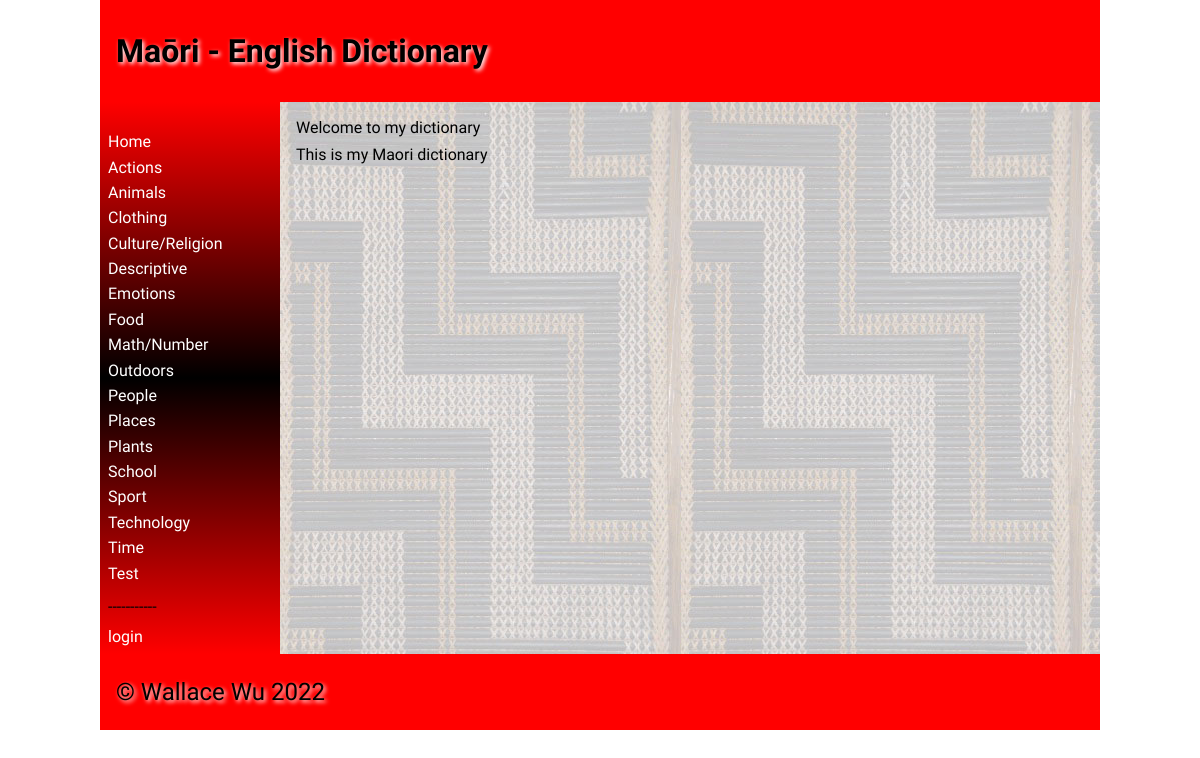
Before: / with the older database file.
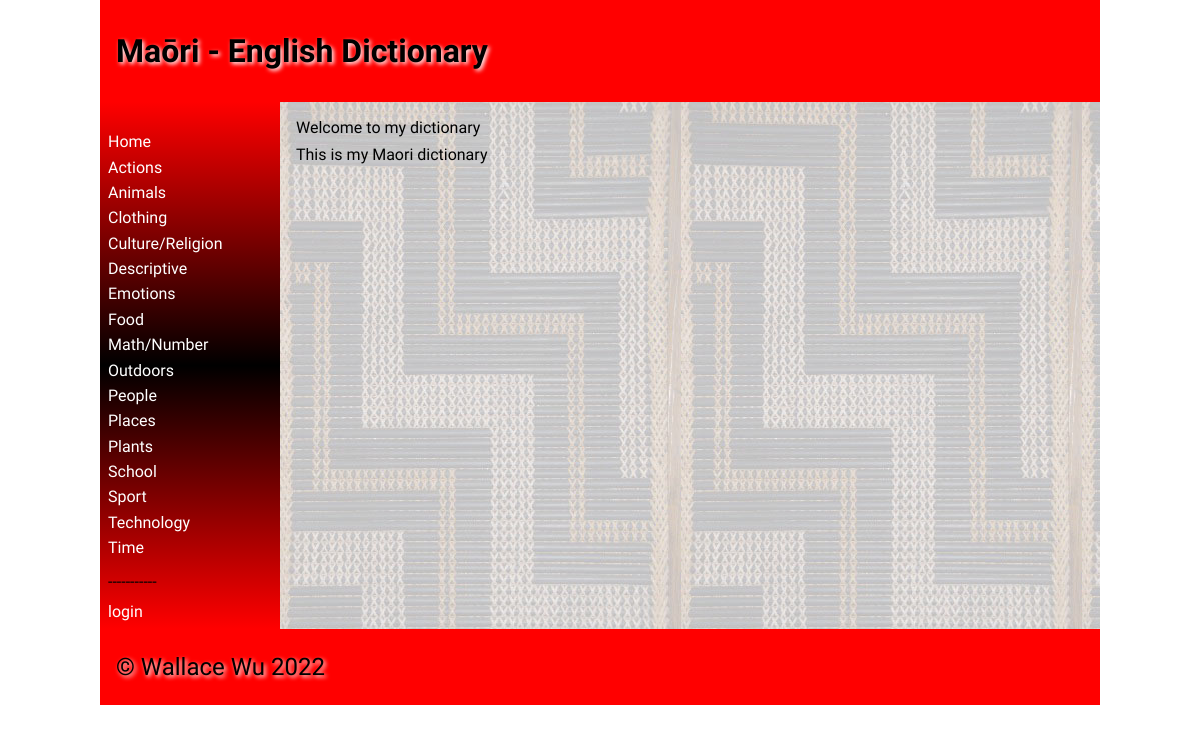
After: the same page with the newer database file.
### tables this page shows
CREATE TABLE "Categories"
(
	id integer
		constraint Categories_pk
			primary key autoincrement,
	Category_Name varchar(30)
);

### app.py (the view)
@app.route('/')
def home_page():
    query = "SELECT id, Maori, English, Description, Level, image FROM Dictionary"
    con = create_connection(DATABASE)
    cur = con.cursor()
    cur.execute(query)
    word_data = cur.fetchall()
    con.close()
    return render_template("Home.html", logged_in=is_logged_in(), words=word_data, categories=categories())

### app.py (called while the page is built)
def create_connection(db_file):
    try:
        connection = sqlite3.connect(db_file)
        connection.execute('pragma foreign_keys=ON')
        return connection
    except Error as e:
        print(e)
    return None

def is_logged_in():
    if session.get("email") is None:
        print("not logged in")
        return False
    else:
        print("logged in")
        return True

def categories():
    query = "SELECT id, Category_Name FROM Categories"
    con = create_connection(DATABASE)
    cur = con.cursor()
    cur.execute(query)
    category = cur.fetchall()
    con.close()
    print(category)
    return category

### templates/home.html (shortened to what this page needs)
{% extends 'base.html' %}
{% block heading %}Maōri - English Dictionary{% endblock %}
{% block main %}
    <h>Welcome to my dictionary</h>
    <p>This is my Maori dictionary</p>
{% endblock %}

### templates/base.html (shortened to what this page needs)
<!doctype html>
<html lang="en">
<head>
	<link href="{{ url_for('static', filename='css/style.css') }}" rel="stylesheet">
</head>
<body>
	<div id="container">
		<header>
			<h1>{% block heading %}{% endblock %}</h1>
		</header>
		<nav>
			<ul>
                <li><a href="\">Home</a></li>
                {% for category in categories %}
                <li><a href="/categories/{{ category[0] }}">{{category[1]}}</a></li>
                {% endfor %}
                <li><p>-----------</p></li>
                {% if logged_in %}
                    <li><a href="/add_category">Add Category</a></li>
                    <li><a href="/logout">logout</a></li>
                {% else %}
                <a href="/login">login</a>
                {% endif %}
			</ul>
		</nav>
		<main>
            {% block main%}{% endblock %}
        </main>
		<footer>
			<p>
				&copy; Wallace Wu 2022
			</p>
		</footer>
	</div>
</body>
</html>

Changed rows visible on the page:
removed Categories: Category_Name "Test"
